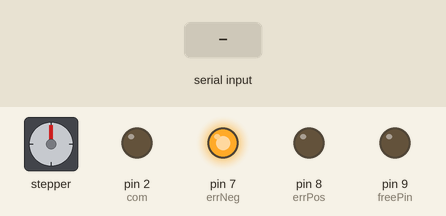
A sketch run on a simulated Arduino Uno, built with avr-gcc and run on an emulated ATmega328P. Shown: stepper motor, output pins drawn as LEDs (lit = HIGH). Wiring (inferred from the names in the program): stepper motor driver (200 steps per turn assumed): step pin 11; direction pin 10. Inputs (shaded band) come from the test bench. Pins used as bus, display or sensor lines are not drawn; what the sketch prints to the serial monitor is not drawn.

Above: at 1.2 s.
1.3 s: "90,45\n" received over Serial
Timing chart, 0 to 4.3 s (numbered marks = the images above; inputs shaded):
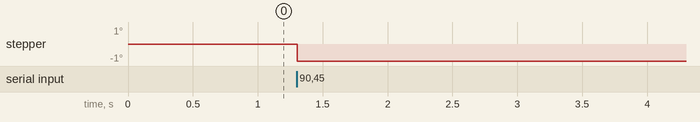

The sketch:

stepper_driver_test.ino
```cpp
#define pulseDelay 5000   // time_in milli/microseconds for pulse width on and off

int stepint;
int freePin=9, dirPin=10,stepPin=11;
int errNeg=7, errPos=8;
int com=2;

void setup()
{
    pinMode(stepPin,OUTPUT);
    pinMode(errNeg,OUTPUT);
    pinMode(errPos,OUTPUT);
    pinMode(dirPin,OUTPUT);
    pinMode(freePin,OUTPUT);
    pinMode(com,OUTPUT);
    digitalWrite(errNeg,1);
    digitalWrite(errPos,LOW);
    digitalWrite(stepPin,0);
    digitalWrite(dirPin,0);
    digitalWrite(freePin,LOW);
    digitalWrite(com,LOW);
    Serial.begin(9600);
    Serial.println("Enter Step Count:");

}

void loop()
{

    while (Serial.available()==0){}             // wait for user input via serial/com port
    stepint = Serial.parseInt();                //Read user serial data input and hold it in a variable
    while(stepint!=0){
    Serial.println("-------------------------"); //Showing the details in serial monitor
    Serial.println("Steps: ");
    Serial.print(stepint);
    triggerPulse(stepint);                      //trigger stepint count of digital pulses and set
    stepint=0;
    Serial.flush();
    Serial.println("\n\n Steps Completed ...");
    Serial.println("");
    Serial.println("Enter Next Step Count:");
    }
}

void triggerPulse(int count)
{

  for(int i=0;i<count;i++){
  digitalWrite(stepPin,1);
  delay(pulseDelay);
  //delayMicroseconds(pulseDelay);
  digitalWrite(stepPin,0);
  //delayMicroseconds(pulseDelay);
  delay(pulseDelay);
  }}
```
